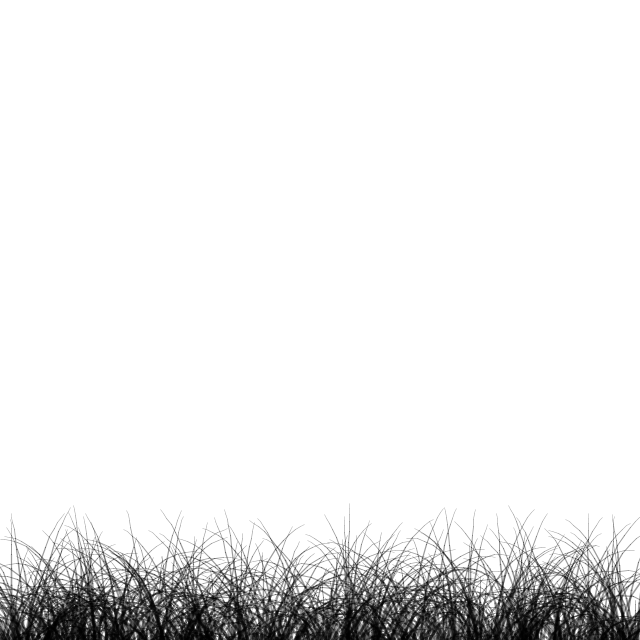
Frame 1 (no input)
Frame 60 (the mouse pressed at the canvas centre just before this capture): identical to frame 1, image omitted
Frame 120 (the mouse held since frame 60 and released just before this capture): identical to frame 1, image omitted

The Processing sketch that drew this single still picture (run headless with seeded random() and noise(); from frame 60 on, the mouse is pressed at the canvas centre):

// Processing sketch: processing_169933
// ── processing_169933.pde

ArrayList grass = new ArrayList();

void setup() {
  size(640, 640);
  stroke(0, 100);
  for (int i = 0; i <= width; i+=12) {
    grass.add(new Grass(new PVector(i, height+30)));
  }
}

void draw() {
  background(255);
  for (int i = 0; i < grass.size (); i++) {
    Grass g = (Grass) grass.get(i);
    g.draw();
  }
}

class Grass {
  ArrayList blades = new ArrayList();
  PVector loc;
  int am = (int)random(12, 36);

  Grass(PVector loc) {
    this.loc = loc;
    for (int i = 0; i < am; i++) {
      blades.add(new Blade(random(10, 50)));
    }
  }

  void draw() {
    for (int i = 0; i < blades.size (); i++) {
      Blade b = (Blade) blades.get(i);
      pushMatrix();
      translate(loc.x, loc.y);
      rotate(radians(b.angle));
      b.branch(b.segments);
      popMatrix();
    }
  }
}

class Blade {
  float segments, angle;
  float num;

  Blade(float segments) {
    this.segments = segments;
    angle = random(-20, 20);
  }

  void branch(float len) {
    len *= 0.79;
    strokeWeight(map(len, 1, segments, 0.1, 4));
    line(0, 0, 0, -len);
    translate(0, -len);
    if (len > 5) {
      pushMatrix();
      rotate(radians(angle+sin(len+num)));
      branch(len);
      popMatrix();
    }
    /* Movement effectivle works on the computer, not on the web. */
    //num+=0.01;
  }
}
